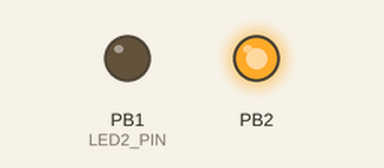
Simulated run of this sketch. Board: ATtiny85, built with avr-gcc and run on an emulated ATtiny85. Parts: output pins drawn as LEDs (lit = HIGH).

Above: at 0.1 s.
Timing chart, 0 to 1.6 s (numbered marks = the images above):
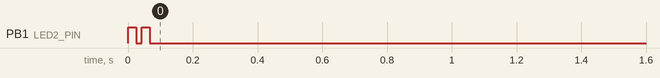

The sketch:

attiny_i2c_capactive_touch.ino
```cpp
#include <TinyWireS.h>
#include <CapacitiveSensor.h>

#define SLAVE_ADDRESS 0x04
//#define LED1_PIN         4              // ATtiny Pin 3
#define LED2_PIN         1              // ATtiny Pin 6
CapacitiveSensor cs_3_4 = CapacitiveSensor(3,4);

void setup(){
  //pinMode(LED1_PIN,OUTPUT);             // for general DEBUG use
  pinMode(LED2_PIN,OUTPUT);             // for verification
  Blink(LED2_PIN,2);                    // show it's alive
  TinyWireS.begin(SLAVE_ADDRESS);
  cs_3_4.set_CS_AutocaL_Millis(0xFFFFFFFF);
}

void loop(){
  byte byteRcvd = 0;
  if(TinyWireS.available()){
    byteRcvd = TinyWireS.receive();
    long touch = cs_3_4.capacitiveSensor(30);
    TinyWireS.send(touch);
    Blink(LED2_PIN, byteRcvd);                  // show we transmitted

    /*
    if (byteRcvd == 1){
      byteRcvd = byteRcvd + 15;
      TinyWireS.send(byteRcvd);
    }
    if (byteRcvd == 2){
       long start = millis();
       long total = cs_3_4.capacitiveSensor(30);
       byteRcvd = total;
       TinyWireS.send(byteRcvd);
    }
    */
  }
}

void Blink(byte led, byte times){ // poor man's display
  for (byte i=0; i< times; i++){
    digitalWrite(led,HIGH);
    delay (25);
    digitalWrite(led,LOW);
    delay (17);
  }
}
```
